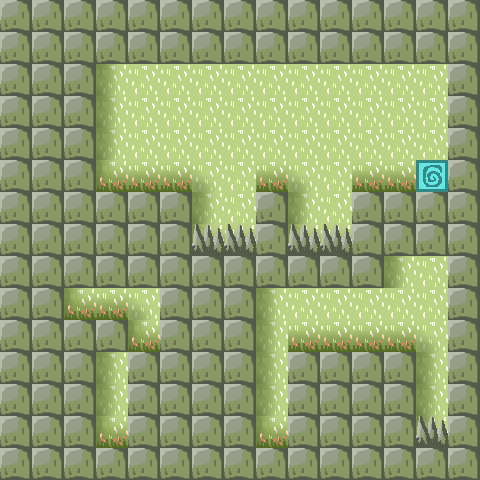

This is a level from a 2D game, rendered from its Tiled map with the project's own tilesets. A one-line summary and the complete map file follow:
An orthogonal 15x15 tile map with 32x32 px tiles, 2 tile layers (background, objects).

<map version="1.4" tiledversion="1.4.3" orientation="orthogonal" renderorder="right-down" width="15" height="15" tilewidth="32" tileheight="32" infinite="0" nextlayerid="3" nextobjectid="1">
 <tileset firstgid="1" source="testtiles2.tsx" />
 <layer id="1" name="background" width="15" height="15">
  <data encoding="csv">
2,2,2,2,2,2,2,2,2,2,2,2,2,2,2,
2,2,2,2,2,2,2,2,2,2,2,2,2,2,2,
2,2,2,20,2,2,2,2,2,2,2,2,2,2,2,
2,2,2,20,2,2,2,2,2,2,2,2,2,2,2,
2,2,2,20,2,2,2,2,2,2,2,2,2,2,2,
2,2,2,19,18,18,21,2,18,21,2,18,18,18,2,
2,2,2,2,2,2,20,2,2,20,2,2,2,2,2,
2,2,2,2,2,2,19,18,2,19,18,2,2,2,2,
2,2,2,2,2,2,2,2,2,2,2,2,20,2,2,
2,2,19,18,21,2,2,2,20,2,2,2,2,2,2,
2,2,2,2,19,2,2,2,20,18,18,18,18,21,2,
2,2,2,20,2,2,2,2,20,2,2,2,2,20,2,
2,2,2,20,2,2,2,2,20,2,2,2,2,20,2,
2,2,2,19,2,2,2,2,19,2,2,2,2,20,2,
2,2,2,2,2,2,2,2,2,2,2,2,2,2,2
</data>
 </layer>
 <layer id="2" name="objects" width="15" height="15">
  <data encoding="csv">
1,1,1,1,1,1,1,1,1,1,1,1,1,1,1,
1,1,1,1,1,1,1,1,1,1,1,1,1,1,1,
1,1,1,0,0,0,0,0,0,0,0,0,0,0,1,
1,1,1,0,0,0,0,0,0,0,0,0,0,0,1,
1,1,1,0,0,0,0,0,0,0,0,0,0,0,1,
1,1,1,0,0,0,0,0,0,0,0,0,0,3,1,
1,1,1,1,1,1,0,0,1,0,0,1,1,1,1,
1,1,1,1,1,1,4,4,1,4,4,1,1,1,1,
1,1,1,1,1,1,1,1,1,1,1,1,0,0,1,
1,1,0,0,0,1,1,1,0,0,0,0,0,0,1,
1,1,1,1,0,1,1,1,0,0,0,0,0,0,1,
1,1,1,0,1,1,1,1,0,1,1,1,1,0,1,
1,1,1,0,1,1,1,1,0,1,1,1,1,0,1,
1,1,1,0,1,1,1,1,0,1,1,1,1,4,1,
1,1,1,1,1,1,1,1,1,1,1,1,1,1,1
</data>
 </layer>
</map>
